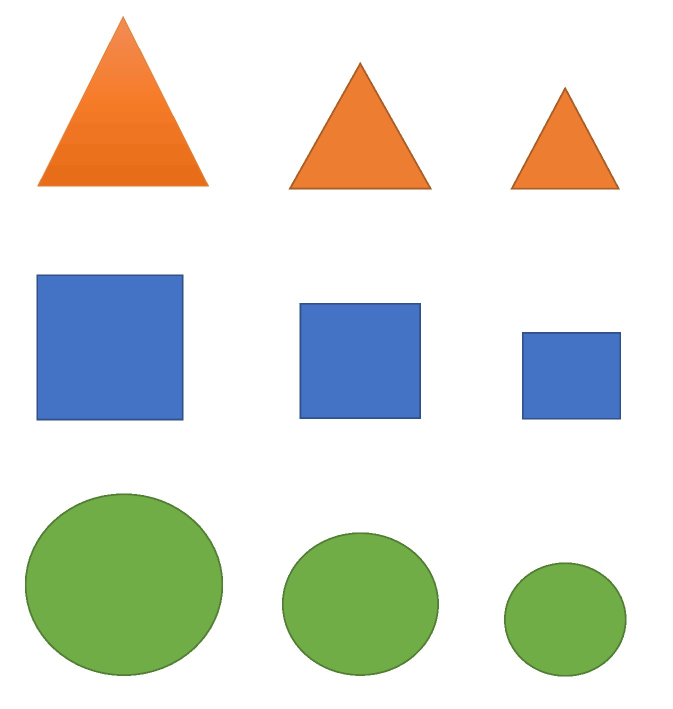
#> input picture Images/shape.jpg, 1346 x 1417 px, found by its file name (shown at 1/2 size)
$ python c7_ContoursNShapeDetection.py
#> lines starting #> are read from the running program, lines starting #| are printed output that depends on the picture; after the words box and inside, x2 and y2 are one past the last pixel; in counts of white or black regions, pixels touching at a corner belong together
import cv2
import numpy as np
#FUNCTION
def stackImages(scale,imgArray):
    rows = len(imgArray)
    cols = len(imgArray[0])
    rowsAvailable = isinstance(imgArray[0], list)
    width = imgArray[0][0].shape[1]
    height = imgArray[0][0].shape[0]
    if rowsAvailable:
        for x in range ( 0, rows):
            for y in range(0, cols):
                if imgArray[x][y].shape[:2] == imgArray[0][0].shape [:2]:
                    imgArray[x][y] = cv2.resize(imgArray[x][y], (0, 0), None, scale, scale)
                else:
                    imgArray[x][y] = cv2.resize(imgArray[x][y], (imgArray[0][0].shape[1], imgArray[0][0].shape[0]), None, scale, scale)
                if len(imgArray[x][y].shape) == 2: imgArray[x][y]= cv2.cvtColor( imgArray[x][y], cv2.COLOR_GRAY2BGR)
        imageBlank = np.zeros((height, width, 3), np.uint8)
        hor = [imageBlank]*rows
        hor_con = [imageBlank]*rows
        for x in range(0, rows):
            hor[x] = np.hstack(imgArray[x])
        ver = np.vstack(hor)
    else:
        for x in range(0, rows):
            if imgArray[x].shape[:2] == imgArray[0].shape[:2]:
                imgArray[x] = cv2.resize(imgArray[x], (0, 0), None, scale, scale)
            else:
                imgArray[x] = cv2.resize(imgArray[x], (imgArray[0].shape[1], imgArray[0].shape[0]), None,scale, scale)
            if len(imgArray[x].shape) == 2: imgArray[x] = cv2.cvtColor(imgArray[x], cv2.COLOR_GRAY2BGR)
        hor= np.hstack(imgArray)
        ver = hor
    return ver

def getContours(img):
    contours,hierarchy=cv2.findContours(img,cv2.RETR_EXTERNAL,cv2.CHAIN_APPROX_NONE)
    for cnt in contours:
        area = cv2.contourArea(cnt)
        print(area)
        if area>500:
            cv2.drawContours(imgContour,cnt,-1,(255,0,0),3)
            peri=cv2.arcLength(cnt,True)
            print(peri)
            approx=cv2.approxPolyDP(cnt,0.02*peri,True)
            print(len(approx))
            objCor=len(approx)
            x, y, w, h=cv2.boundingRect(approx)
            if objCor==3: ObjectType="Tri"
            else:ObjectType="None"
            cv2.rectangle(imgContour,(x,y),(x+w,y+h),(0,255,0),2)
            cv2.putText(imgContour,ObjectType,(x+(w//2)-10,y+(h//2)-10),cv2.FONT_HERSHEY_COMPLEX,0.5,(0,0,0),2) # scale:0.5, font scale :2


#MAIN
path="Images/shape.jpg"
img=cv2.imread(path)
#> img is the input picture: shape (1417, 1346, 3); mean B, G, R 213.8, 223.4, 218.9
img=cv2.resize(img,(500,550))
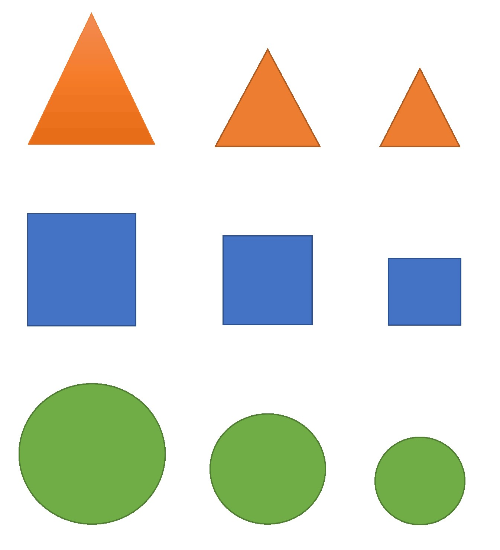
#> img: shape (550, 500, 3); mean B, G, R 213.8, 223.4, 218.9
imgContour=img.copy()
imgGray=cv2.cvtColor(img,cv2.COLOR_BGR2GRAY)
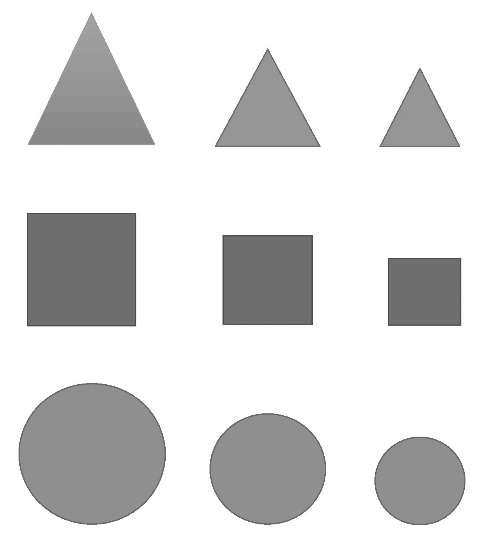
#> imgGray: shape (550, 500); min 76, max 255, mean 220.9
imgBlur=cv2.GaussianBlur(imgGray,(7,7),1)
imgCanny=cv2.Canny(imgBlur,50,50)
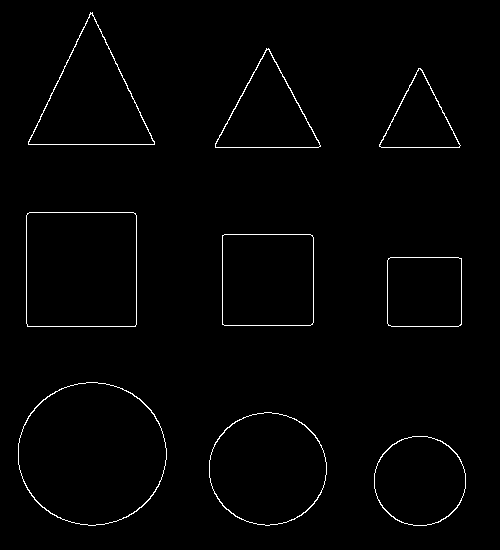
#> imgCanny: shape (550, 500); 1.3% white in thin lines or dots, all inside (x1, y1, x2, y2) = (18, 12, 466, 526)
getContours(imgCanny)
#> in getContours, `contours,hierarchy=cv2.findContours(img,cv2.RETR_EXTERNAL,cv2.CHAIN_AP..`: contours = 9 contours; largest, box (x1, y1, x2, y2) and area: (18, 382, 167, 526) 16578, (26, 212, 137, 327) 12528, (209, 412, 327, 526) 10344, (28, 12, 155, 145) 8496, (222, 234, 314, 326) 8270
#> the loop in getContours, `for cnt in contours:` made 9 passes
#> (area, peri, approx, objCor, x, y, w, h) on passes 4 to 9: (5091.5, 281.9, [[388, 258], [388, 325], [461, 324], [461, 258]], 4, 388, 258, 74, 68), (8270, 360.5, [[222, 235], [222, 324], [312, 324], [312, 235]], 4, 222, 235, 91, 90), (12528, 444.5, [[27, 213], [27, 326], [135, 326], [135, 213]], 4, 27, 213, 109, 114), (3365.5, 272.6, [[418, 68], [379, 146], [459, 147]], 3, 379, 68, 81, 80), (5430, 347.9, [[266, 48], [215, 147], [320, 146]], 3, 215, 48, 106, 100), (8496, 444.2, [[90, 12], [28, 144], [154, 144]], 3, 28, 12, 127, 133)
#> (area, peri, objCor, x, y, w, h, ObjectType) on passes 1 to 3: (6437, 299.1, 8, 374, 436, 92, 90, 'None'), (10344, 381.5, 8, 209, 412, 118, 114, 'None'), (16578, 482.4, 8, 18, 382, 149, 144, 'None')
#> (printed output is left out)
#> after the loop in getContours, `for cnt in contours:`:
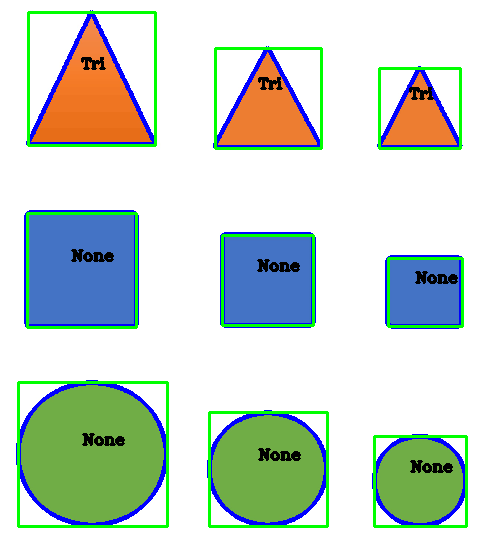
#> imgContour: shape (550, 500, 3); 8.53% of pixels changed, all inside (x1, y1, x2, y2) = (16, 10, 468, 528)
#SHOW
imgBlank=np.zeros_like(img)
imgStack=stackImages(0.7,[[img,imgGray,imgBlur],
                         [imgCanny,imgContour,imgBlank]])
#> after the loop in stackImages, `for x in range ( 0, rows):`: imgArray = 2 items
#> in stackImages, `ver = np.vstack(hor)`:
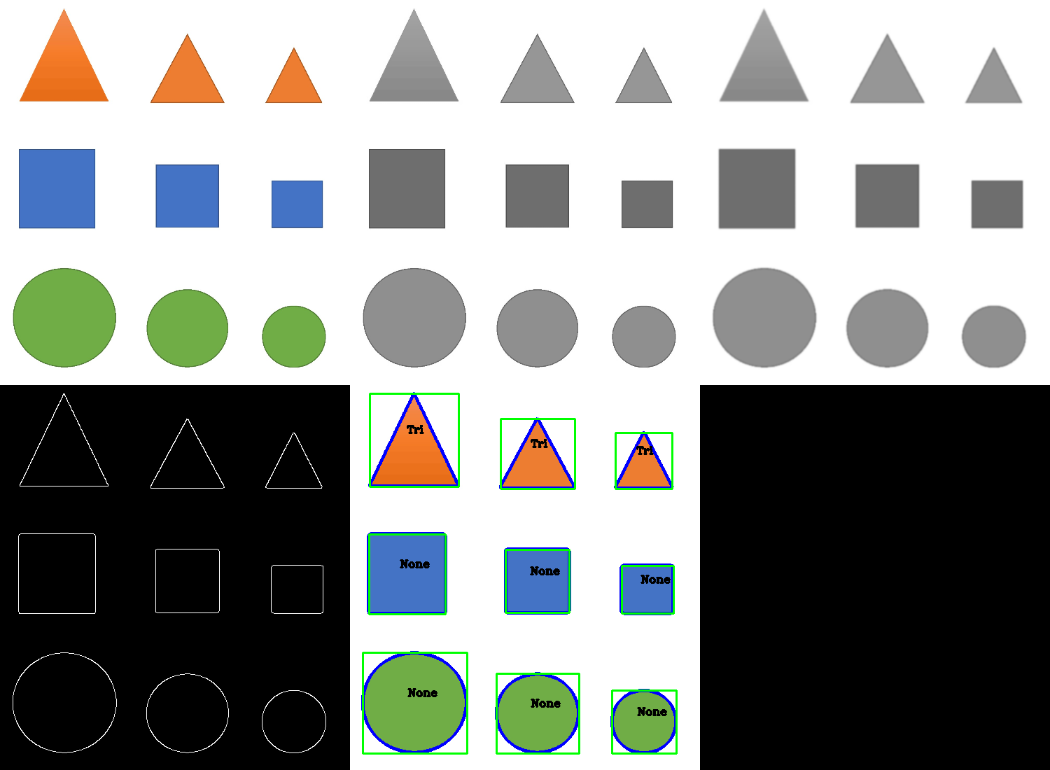
#> ver: shape (770, 1050, 3); mean of channels 0, 1, 2 144.2, 147.5, 144.3; drawn as B, G, R
cv2.imshow("Stack",imgStack)
cv2.waitKey(0)
